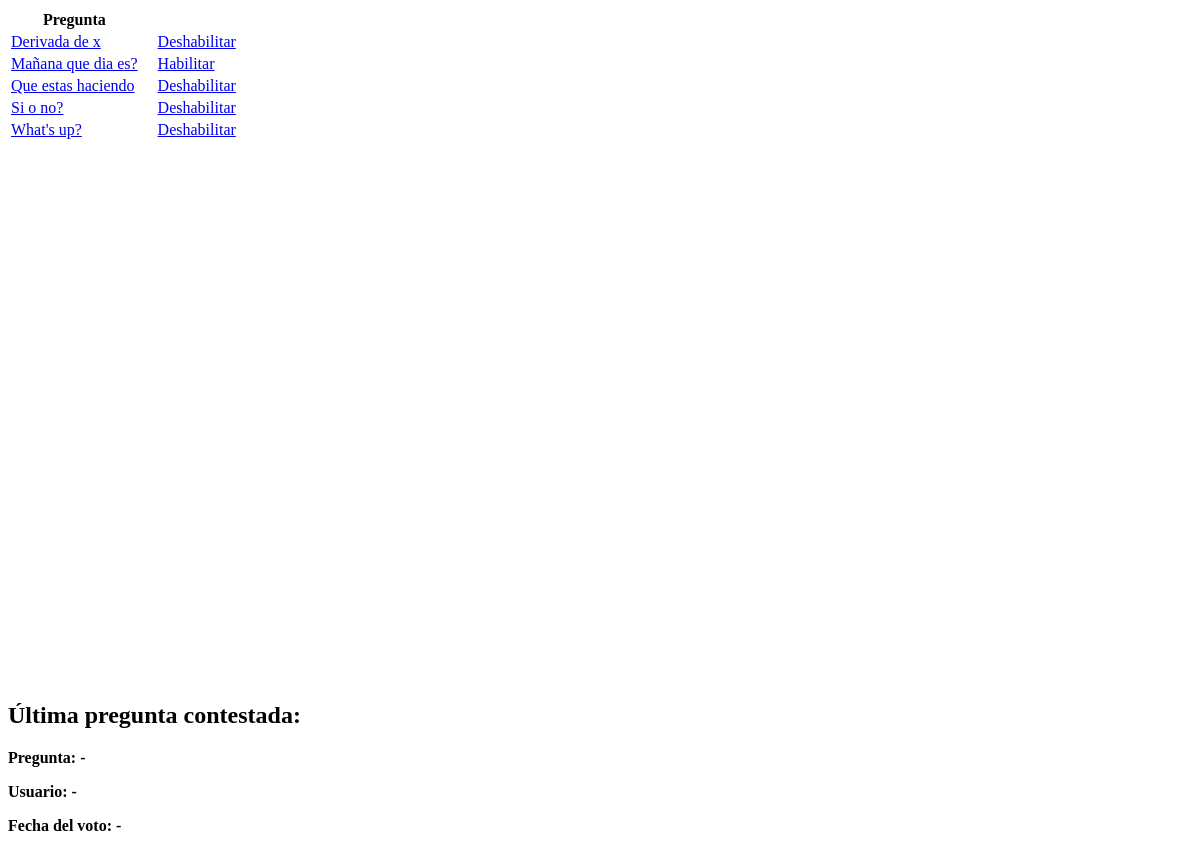
The page /polls/ (signed in) on the database its author committed.
### polls/models.py (models this page shows, shortened)
class Question(models.Model):
    question_text = models.CharField(max_length=200)
    pub_date = models.DateTimeField('date published')
    enabled = models.BooleanField(default=True)  # Campo para habilitar o deshabilitar la pregunta
    enabled_date = models.DateTimeField(null=True, blank=True)  # Campo para registrar la fecha de deshabilitación
    user = models.ForeignKey('auth.User', on_delete=models.CASCADE, null=True)

### polls/views.py (the view)
# urls.py: path('', views.IndexView.as_view(), name='index'),
class IndexView(generic.ListView):
    template_name = 'polls/index.html'
    context_object_name = 'latest_question_list'
    def get_queryset(self):
        return Question.objects.order_by('-pub_date')[:5]

### polls/templates/polls/index.html (shortened to what this page needs)
{% if latest_question_list %}
<table>
    <thead>
        <tr>
            <th>Pregunta</th>
            <th></th>
        </tr>
    </thead>
    <tbody>
        {% for question in latest_question_list %}
            <tr>
                <td>
                   <a href="{% url 'polls:detail' question.id %}">{{ question.question_text }}</a>
                </td>
                <td>
                    {% if user.is_superuser %}
                        {% if question.enabled %}
                          <a href="{% url 'polls:disable_question' question.id %}">Deshabilitar</a>
                        {% else %}
                           <a href="{% url 'polls:enable_question' question.id %}">Habilitar</a>
                        {% endif %}
                    {% endif %}
                </td>
            </tr>
        {% endfor %}
    </tbody>
</table>
{% else %}
    <p>No polls are available.</p>
{% endif %}
{% load static %}
<link rel="stylesheet" href="{% static 'polls/style.css' %}">
<strong> <h2>Última pregunta contestada:</h2>
  <p>Pregunta: {{ latest_question_user.question.question_text|default:"-" }}</p>
  <p>Usuario: {{ latest_question_user.user.username|default:"-" }}</p>
  <p>Fecha del voto: {{ latest_question_user.fecha|default:"-" }}</p></strong>

### static/polls/style.css (style rules this page uses)
h2 { color: black; }
p { color: black; }

### rows shown on the page
Question: question_text "Derivada de x", enabled "Deshabilitar"
Question: question_text "Mañana que dia es?", enabled "Habilitar"
Question: question_text "Que estas haciendo", enabled "Deshabilitar"
Question: question_text "Si o no?", enabled "Deshabilitar"
Question: question_text "What's up?", enabled "Deshabilitar"

### other values the page prints
{{ latest_question_user.question.question_text|default:"-" }} "-"
{{ latest_question_user.user.username|default:"-" }} "-"
{{ latest_question_user.fecha|default:"-" }} "-"
